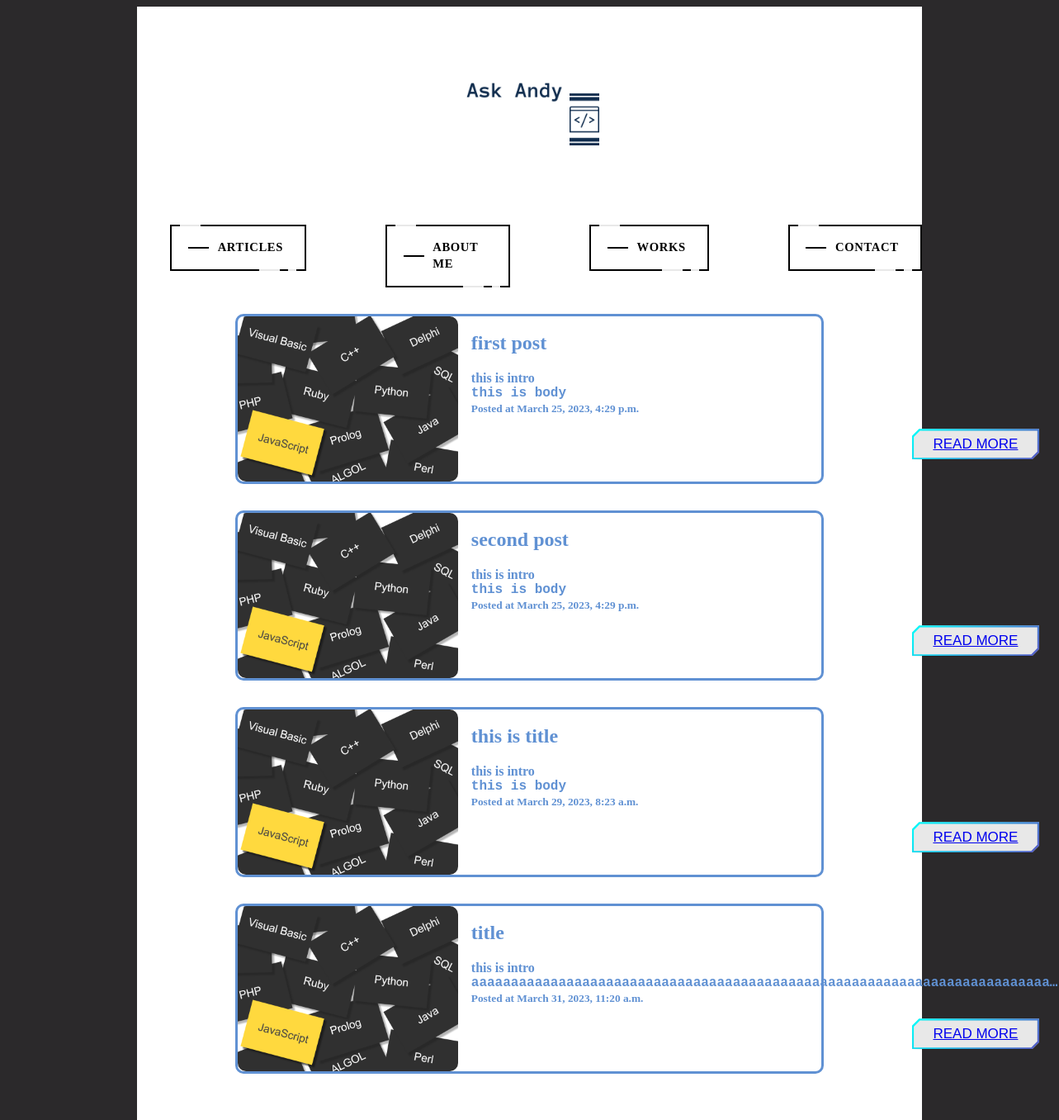
The page / on the database its author committed.
### andyBlogApp/models.py (models this page shows)
class Post(models.Model):
    title = models.CharField(max_length = 255)
    slug = models.SlugField()
    intro = models.TextField()
    body = MarkdownxField()
    posted_date = models.DateTimeField(auto_now_add=True)

### andyBlogApp/views.py (the view)
# urls.py: path("", frontpage),
def frontpage(request):
    posts = Post.objects.all()
    return render(request, "blog/frontpage.html", {"posts": posts})

### andyBlogApp/templates/blog/frontpage.html
{% extends "blog/base.html" %} {% block content %} {% for post in posts%}
<div class="post">
  {% load static %}
  <link
    rel="stylesheet"
    type="text/css"
    href="{% static 'andyBlogApp/css/style.css' %}"
  />
  <img src="{% static 'andyBlogApp/images/js.png' %}" class="img" />
  <div class="post_layout">
    <h2 class="subtitle">{{post.title}}</h2>
    <p>{{post.intro}}</p>
    <p class="sentences">{{post.body}}</p>
    <small>Posted at {{post.posted_date}}</small>
    <br />
    <div class="read">
      <button class="btn readMore">
        <a href="{% url 'post_detail' post.slug %}">read more</a>
      </button>
    </div>
  </div>
</div>
{% endfor %} {% endblock %}

### andyBlogApp/static/andyBlogApp/css/style.css (style rules this page uses)
html { height: 100%; width: 100%; background-color: #181618ea; }
body { text-align: center; }
.post { margin: 2em 0; font-weight: bold; color: #6091d3; background: #fff; border: solid 3px #6091d3; border-radius: 10px; display: flex; }
.post p { margin: 0; padding: 0; }
.img { width: 300px; height: 200px; border-radius: 10px; }
.post_layout { width: 750px; text-align: left; margin-left: 1rem; }
.sentences { display: block; width: 75ch; font-family: "Courier New", Consolas, monospace; white-space: nowrap; text-overflow: ellipsis; overflow: hidden; }
.read { text-align: right; margin-top: 1rem; margin-right: 2rem; }
.btn { --border-color: linear-gradient(-45deg, #ffae00, #7e03aa, #00fffb); --border-width: 0.125em; --curve-size: 0.5em; --blur: 30px; --bg: #e8e8e8; --color: #afffff; color: var(--color); position: relative; isolation: isolate; display: inline-grid; place-content: center; padding: 0.5em 1.5em; font-size: 17px; border: 0; text-transform: uppercase; box-shadow: 10px 10px 20px rgba(0, 0, 0, 0.6); clip-path: polygon( 0% var(--curve-size), var(--curve-size) 0, 100% 0, 100% calc(100% - var(--curve-size)), calc(100% - var(--curve-size)) 100%, 0 100% ); transition: color 250ms; }
.btn::after, .btn::before { content: ""; position: absolute; inset: 0; }
.btn::before { background: var(--border-color); background-size: 300% 300%; animation: move-bg7234 5s ease infinite; z-index: -2; }
.btn::after { background: var(--bg); z-index: -1; clip-path: polygon( var(--border-width) calc(var(--curve-size) + var(--border-width) * 0.5), calc(var(--curve-size) + var(--border-width) * 0.5) var(--border-width), calc(100% - var(--border-width)) var(--border-width), calc(100% - var(--border-width)) calc(100% - calc(var(--curve-size) + var(--border-width) * 0.5)), calc(100% - calc(var(--curve-size) + var(--border-width) * 0.5)) calc(100% - var(--border-width)), var(--border-width) calc(100% - var(--border-width)) ); transition: clip-path 500ms; }

### rows shown on the page
Post: title "first post", intro "this is intro", body "this is body", posted_date "March 25, 2023, 4:29 p.m."
Post: title "second post", intro "this is intro", body "this is body", posted_date "March 25, 2023, 4:29 p.m."
Post: title "this is title", intro "this is intro", body "this is body", posted_date "March 29, 2023, 8:23 a.m."
Post: title "title", intro "this is intro", body "aaaaaaaaaaaaaaaaaaaaaaaaaaaaaaaaaaaaaaaaaaaaaaaaaaaaaaaaaaaaaaaaaaaaaaaaa…", posted_date "March 31, 2023, 11:20 a.m."
